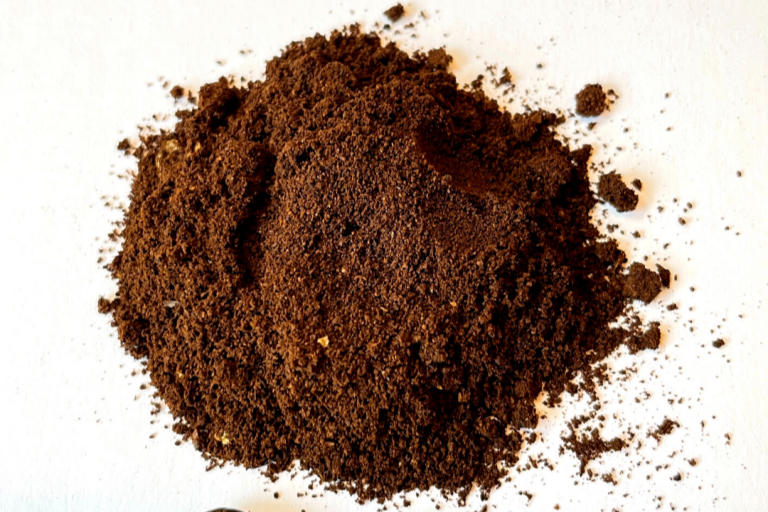
#> input picture CV2023_FinalProj/testData_1/1.png, 768 x 512 px, found by its file name; its folder holds only this picture in this run
$ python FinalProj-AnonyLaptop.py   (older library calls are emulated)
#> lines starting #> are read from the running program, lines starting #| are printed output that depends on the picture
import cv2
import os
import numpy as np
import matplotlib.pyplot as plt
import pandas as pd

# Constants
IMAGE_DIR = "./CV2023_FinalProj/testData_1/"


def load_images(directory):
    # Load images from the directory
    images = []
    for file in os.listdir(directory):
        if file.endswith((".jpg", ".jpeg", ".png")):
            img_path = os.path.join(directory, file)
            img = cv2.imread(img_path)
            images.append(img)
    return images


def unify_contrast_brightness(image):
    # Compute the minimum and maximum pixel values in the image
    min_val, max_val, _, _ = cv2.minMaxLoc(image)

    # Normalize the pixel values to span the full range of 0 to 255
    if max_val > min_val:
        normalized = ((image - min_val) / (max_val - min_val)) * 255
    else:
        normalized = image.copy()

    # Convert the pixel values to the range of 0 to 255
    normalized = np.uint8(normalized)

    # Apply a histogram equalization to improve contrast
    equalized = cv2.equalizeHist(normalized)   # type: ignore

    return equalized


def auto_correlation_matrix(image, window_size=3):

    # Compute the derivatives of the image using Sobel kernels
    Ix = cv2.Sobel(image, cv2.CV_32F, 1, 0, ksize=3)
    Iy = cv2.Sobel(image, cv2.CV_32F, 0, 1, ksize=3)

    # Compute the elements of the structure tensor
    auto_rr_matrix_xx = cv2.GaussianBlur(Ix**2, (window_size, window_size), 0)
    auto_rr_matrix_yy = cv2.GaussianBlur(Iy**2, (window_size, window_size), 0)
    auto_rr_matrix_xy = cv2.GaussianBlur(Ix*Iy, (window_size, window_size), 0)

    auto_rr_matrix = [auto_rr_matrix_xx, auto_rr_matrix_yy, auto_rr_matrix_xy]

    return auto_rr_matrix


def preprocess_image(image):
    # Convert the image to Lab color space
    lab_img = cv2.cvtColor(image, cv2.COLOR_BGR2Lab)

    # Split the Lab image into L, a, and b channels
    L_channel, _, _ = cv2.split(lab_img)

    # Apply Gaussian blur to reduce noise
    blurred_img = cv2.GaussianBlur(L_channel, (3, 3), 0)

    # Apply contrast and brightness enhancement
    enhanced_image = unify_contrast_brightness(blurred_img)

    # Compute the auto-correlation matrix
    auto_corr_matrix = auto_correlation_matrix(enhanced_image)

    return enhanced_image, auto_corr_matrix


def DetectAndCompute(image, max_points):

    sift = cv2.SIFT_create()
    keypoints = sift.detect(image)
    keypoints = sorted(keypoints, key=lambda x: x.response, reverse=True)
    keypoints = keypoints[:max_points]

    keypoints, descriptors = sift.compute(image, keypoints)
    descriptors = descriptors[:max_points]

    return keypoints, descriptors


def extract_features(image):
    max_points = 1000
    keypoints, descriptors = DetectAndCompute(image, max_points)

    # Calculate the average area of keypoints
    areas = [kp.size for kp in keypoints]
    mean_area = np.mean(areas)

    # Calculate the average color values of keypoints
    colors = [image[int(kp.pt[1]), int(kp.pt[0])] for kp in keypoints]
    mean_color = np.mean(colors, axis=0)

    features = {
        'mean_area': mean_area,
        'mean_color': mean_color,
        'descriptors_size': descriptors.shape[0]
    }

    return features


def analyze_features(features):
    # Analyze the features to determine particle size, distribution, and color value

    # Calculate particle size statistics
    mean_size = features["mean_area"]  # Use 'mean_area' instead of 'areas'
    std_dev_size = np.std(features["mean_area"])

    # Calculate color value statistics
    mean_color = features["mean_color"]

    # Create a dictionary to store the results
    results = {
        "mean_size": mean_size,
        "std_dev_size": std_dev_size,
        "mean_color": mean_color,
    }

    return results


def display_results(results):
    # Display the results in a user interface

    # Print results to the console (simple example)
    print(f"Mean Particle Size: {results['mean_size']:.2f}")
    print(
        f"Standard Deviation of Particle Size: {results['std_dev_size']:.2f}")
    print(f"Mean Color Value (B, G, R): {tuple(results['mean_color'])}")


def main():
    # Step 1: Image Acquisition
    images = load_images(IMAGE_DIR)
#> in load_images, img is the input picture: shape (512, 768, 3); mean B, G, R 134.2, 145.9, 166.3
#> images = 1 item

    # Step 2: Image Preprocessing
    preprocessed_images = [preprocess_image(img)[0] for img in images]
#> in preprocess_image, `lab_img = cv2.cvtColor(image, cv2.COLOR_BGR2Lab)`: lab_img: shape (512, 768, 3); mean of channels 0, 1, 2 152.8, 135.6, 138.3
#> in preprocess_image, `L_channel, _, _ = cv2.split(lab_img)`:
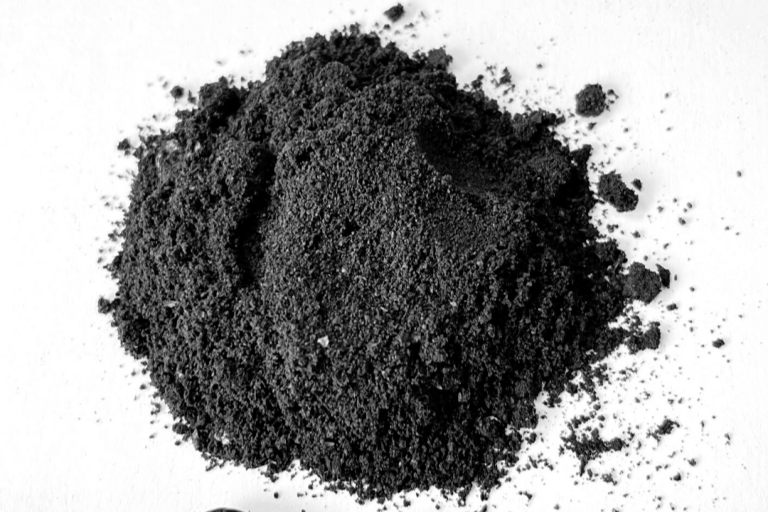
#> L_channel: shape (512, 768); min 0, max 255, mean 152.8
#> in unify_contrast_brightness, `min_val, max_val, _, _ = cv2.minMaxLoc(image)`: min_val = 0; max_val = 255
#> in unify_contrast_brightness, `equalized = cv2.equalizeHist(normalized)`:
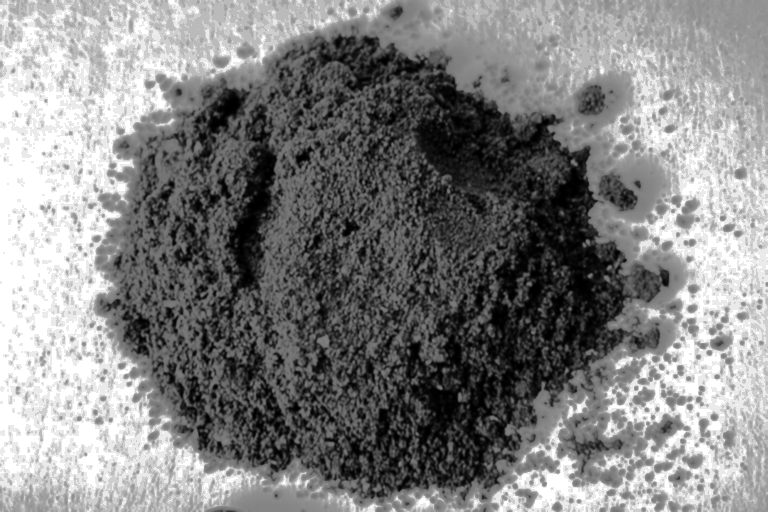
#> equalized: shape (512, 768); min 0, max 255, mean 130.8
#> in auto_correlation_matrix, `Ix = cv2.Sobel(image, cv2.CV_32F, 1, 0, ksize=3)`:
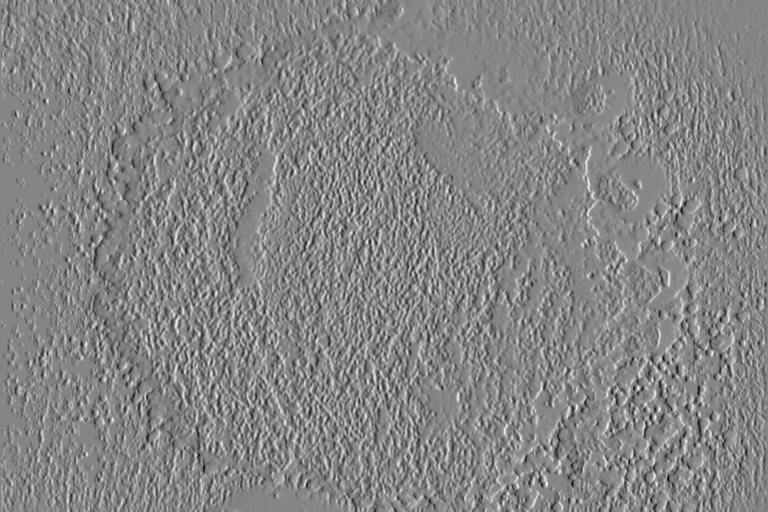
#> Ix: shape (512, 768) float32; min -491, max 446, mean -0.5; drawn with min black and max white
#> in auto_correlation_matrix, `Iy = cv2.Sobel(image, cv2.CV_32F, 0, 1, ksize=3)`:
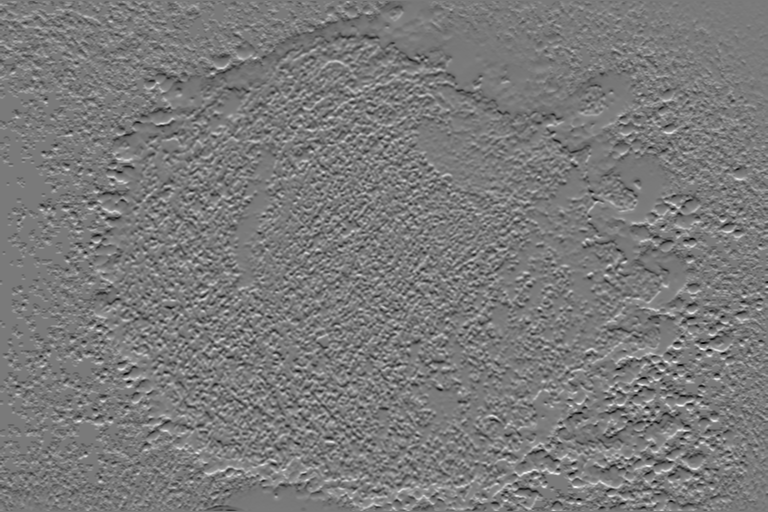
#> Iy: shape (512, 768) float32; min -436, max 470, mean -0.1; drawn with min black and max white
#> in auto_correlation_matrix, `auto_rr_matrix_xx = cv2.GaussianBlur(Ix**2, (window_size, window_size)..`:
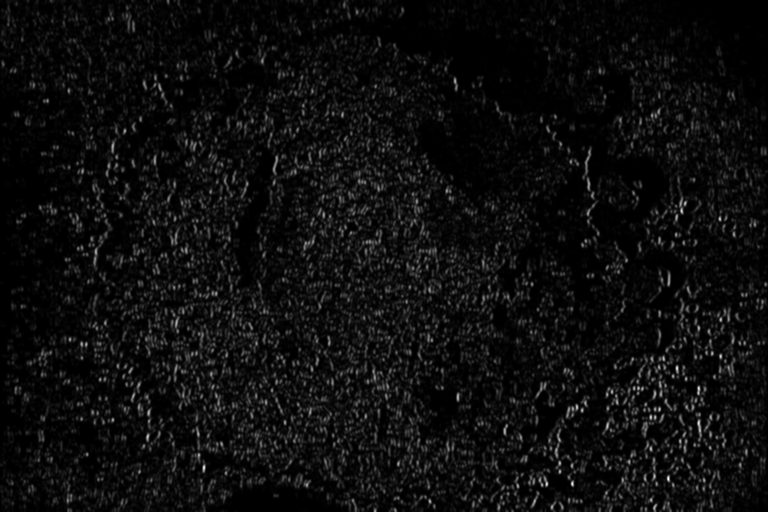
#> auto_rr_matrix_xx: shape (512, 768) float32; min 0, max 145842.3, mean 8045.5; drawn with min black and max white
#> in auto_correlation_matrix, `auto_rr_matrix_yy = cv2.GaussianBlur(Iy**2, (window_size, window_size)..`:
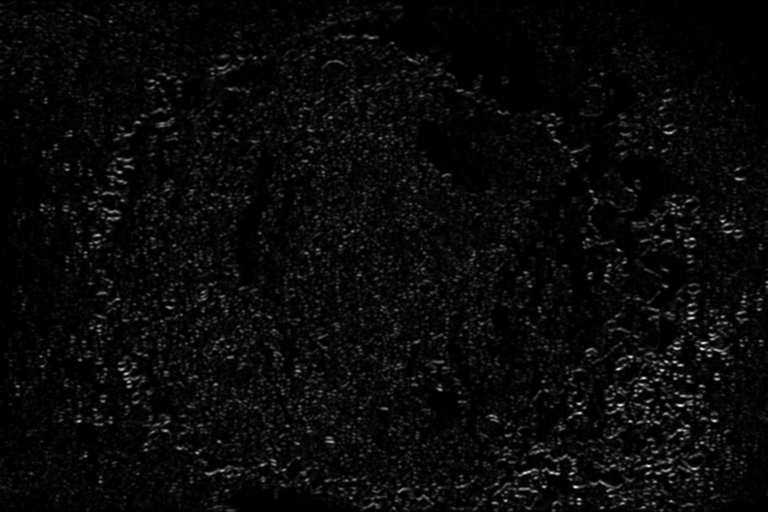
#> auto_rr_matrix_yy: shape (512, 768) float32; min 0, max 142621.3, mean 5612.2; drawn with min black and max white
#> in auto_correlation_matrix, `auto_rr_matrix_xy = cv2.GaussianBlur(Ix*Iy, (window_size, window_size)..`:
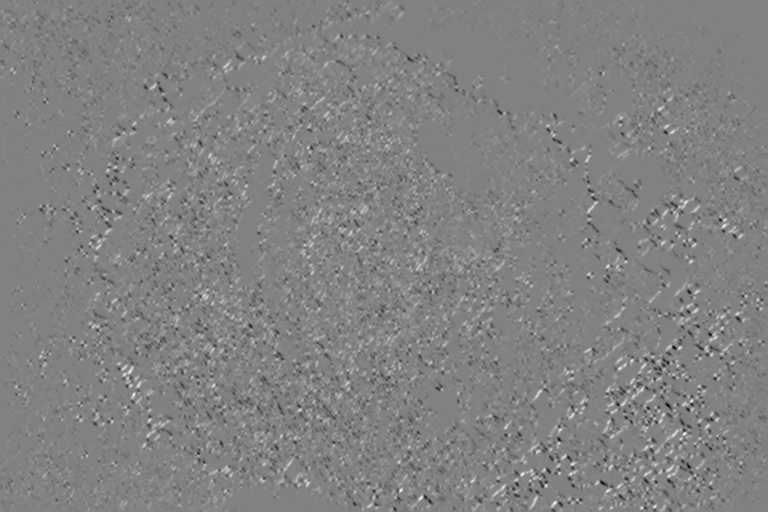
#> auto_rr_matrix_xy: shape (512, 768) float32; min -61182.8, max 59104.4, mean 246.6; drawn with min black and max white
#> in preprocess_image, `auto_corr_matrix = auto_correlation_matrix(enhanced_image)`: auto_corr_matrix = 3 items
#> preprocessed_images = 1 item

    # Step 3: Feature Extraction
    feature_list = [extract_features(img) for img in preprocessed_images]
#> feature_list = 1 item

    # Step 4: Data Analysis
    analysis_results = [analyze_features(features)
                        for features in feature_list]
#> analysis_results = 1 item

    # Step 5: Display the results
    for idx, results in enumerate(analysis_results):
        print(f"Results for Image {idx + 1}:")
        display_results(results)
        print()
#> this loop made 1 pass
#> results on pass 1: {'mean_size': 4.62, 'std_dev_size': 0, 'mean_color': 116.6}
#| Results for Image 1:
#| Mean Particle Size: 4.62
#| Standard Deviation of Particle Size: 0.00

    # Step 6: Testing and Validation
    # Compare the system's results to manual measurements
    pass


if __name__ == "__main__":
#> (the run stopped early here; a loop or call above may not have finished)

$ run again, on CV2023_FinalProj/testData_1/5.png
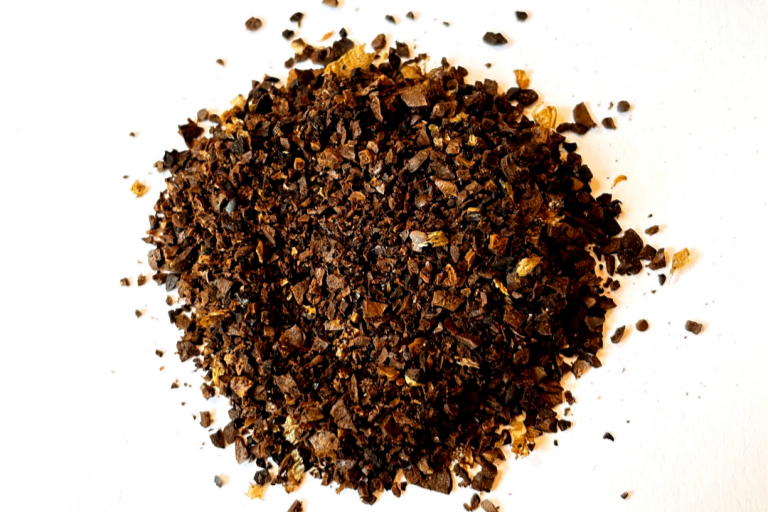
#> input picture CV2023_FinalProj/testData_1/5.png, 768 x 512 px, found by its file name
#> in load_images, img is the input picture: shape (512, 768, 3); mean B, G, R 152, 162.4, 177.1
#> images = 1 item
#> lab_img: shape (512, 768, 3); mean of channels 0, 1, 2 167.2, 133.2, 136.2
#> in preprocess_image, `L_channel, _, _ = cv2.split(lab_img)`:
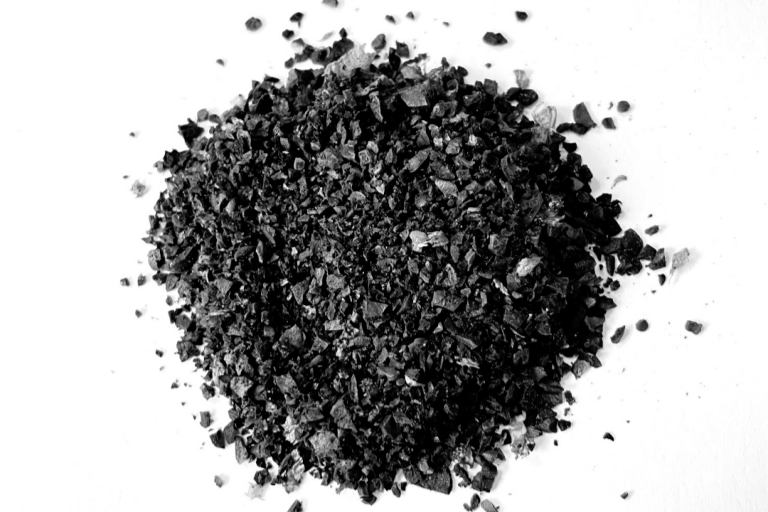
#> L_channel: shape (512, 768); min 0, max 255, mean 167.2
#> min_val = 0; max_val = 255
#> in auto_correlation_matrix, `auto_rr_matrix_xy = cv2.GaussianBlur(Ix*Iy, (window_size, window_size)..`:
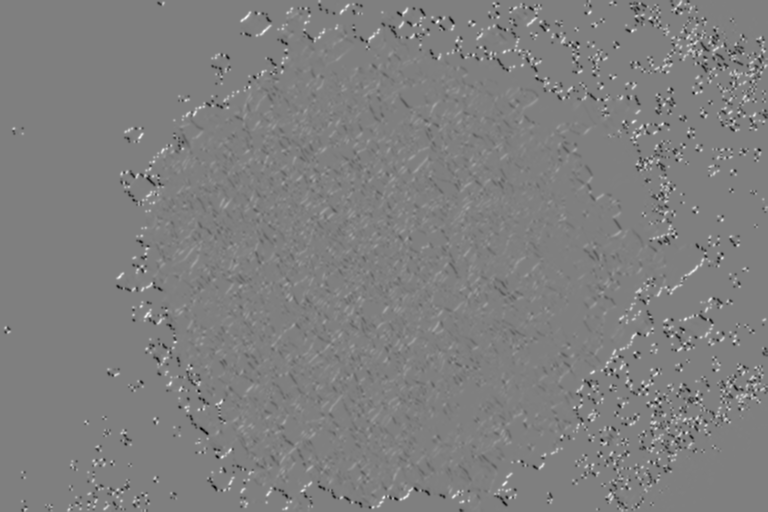
#> auto_rr_matrix_xy: shape (512, 768) float32; min -104233.8, max 103656.6, mean 89.8; drawn with min black and max white
#> auto_corr_matrix = 3 items
#> preprocessed_images = 1 item
#> the loop in main, `for idx, results in enumerate(analysis_results):` made 1 pass
#> results on pass 1: {'mean_size': 4.95, 'std_dev_size': 0, 'mean_color': 167.6}
#> (printed output is left out)

$ run again, on CV2023_FinalProj/testData_1/6.png
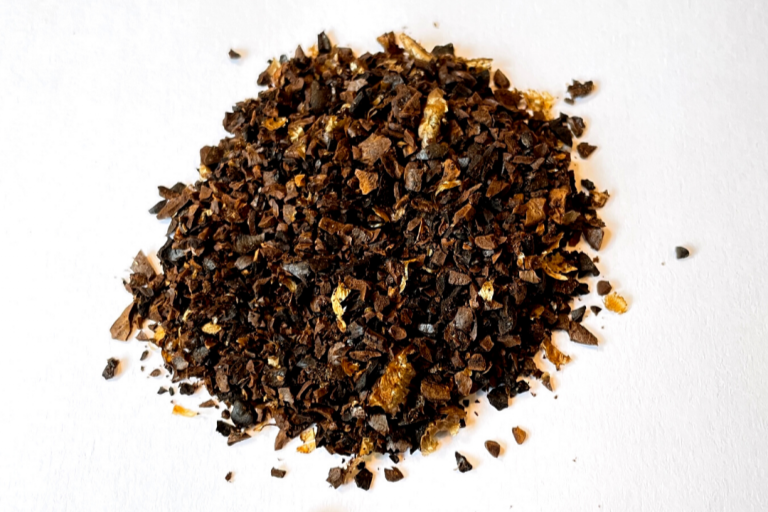
#> input picture CV2023_FinalProj/testData_1/6.png, 768 x 512 px, found by its file name
#> in load_images, img is the input picture: shape (512, 768, 3); mean B, G, R 162.5, 170, 181.1
#> images = 1 item
#> lab_img: shape (512, 768, 3); mean of channels 0, 1, 2 174.1, 131.9, 134.1
#> in preprocess_image, `L_channel, _, _ = cv2.split(lab_img)`:
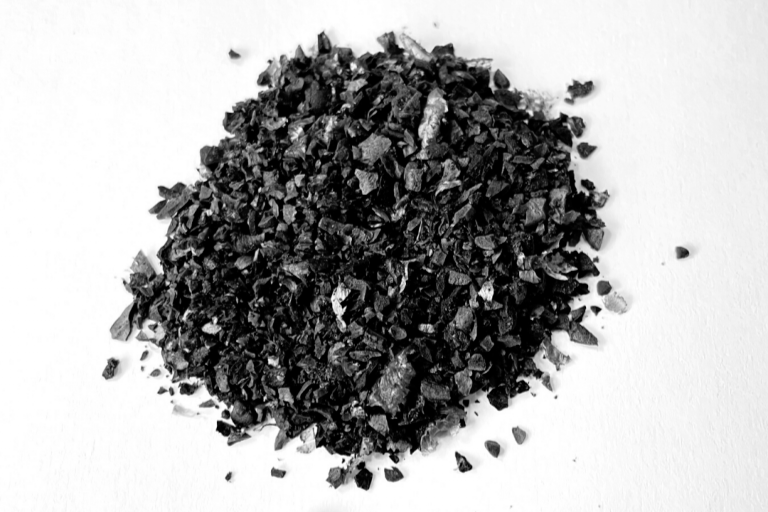
#> L_channel: shape (512, 768); min 0, max 255, mean 174.1
#> min_val = 0; max_val = 255
#> in auto_correlation_matrix, `auto_rr_matrix_xy = cv2.GaussianBlur(Ix*Iy, (window_size, window_size)..`:
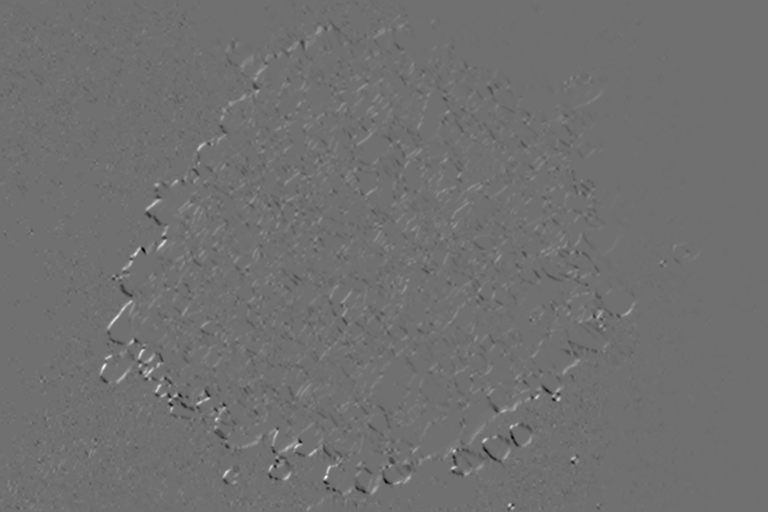
#> auto_rr_matrix_xy: shape (512, 768) float32; min -80201.4, max 101808.4, mean 163.3; drawn with min black and max white
#> auto_corr_matrix = 3 items
#> preprocessed_images = 1 item
#> the loop in main, `for idx, results in enumerate(analysis_results):` made 1 pass
#> results on pass 1: {'mean_size': 5.47, 'std_dev_size': 0, 'mean_color': 94.23}
#> (printed output is left out)

$ run again, on CV2023_FinalProj/testData_1/7.png
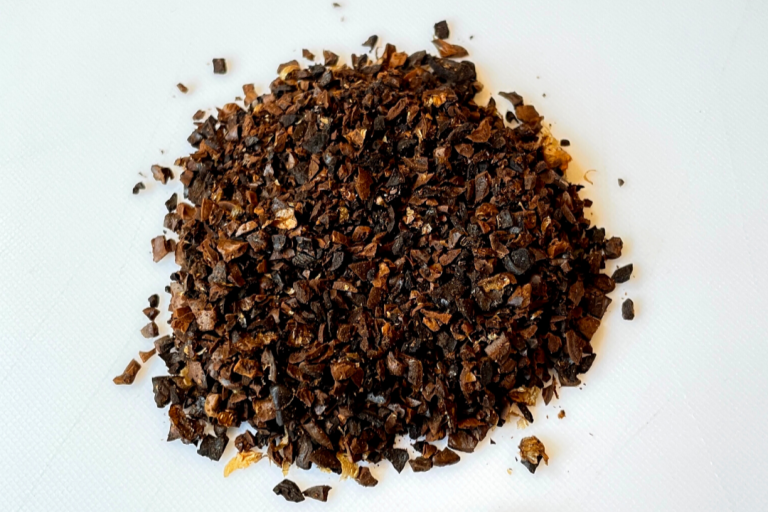
#> input picture CV2023_FinalProj/testData_1/7.png, 768 x 512 px, found by its file name
#> in load_images, img is the input picture: shape (512, 768, 3); mean B, G, R 152.5, 159.3, 166.3
#> images = 1 item
#> lab_img: shape (512, 768, 3); mean of channels 0, 1, 2 163.4, 130.7, 133.2
#> min_val = 0; max_val = 254
#> in auto_correlation_matrix, `auto_rr_matrix_xy = cv2.GaussianBlur(Ix*Iy, (window_size, window_size)..`:
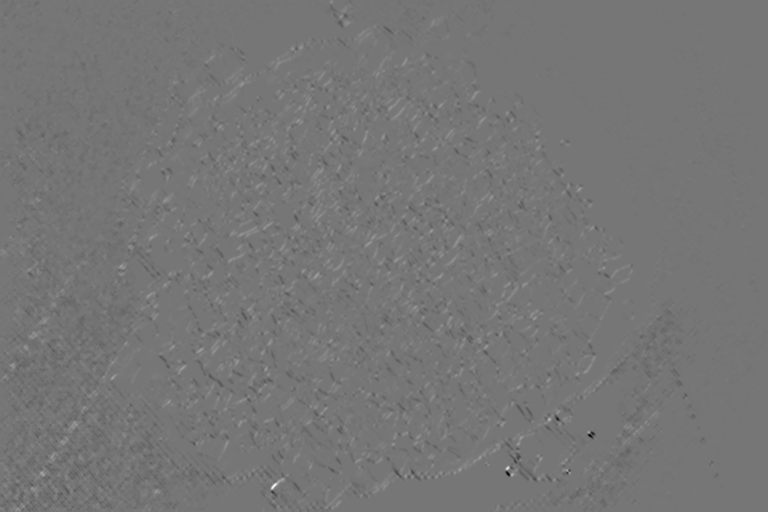
#> auto_rr_matrix_xy: shape (512, 768) float32; min -101249.9, max 116251.9, mean -304; drawn with min black and max white
#> auto_corr_matrix = 3 items
#> preprocessed_images = 1 item
#> the loop in main, `for idx, results in enumerate(analysis_results):` made 1 pass
#> results on pass 1: {'mean_size': 4.11, 'std_dev_size': 0, 'mean_color': 140.1}
#> (printed output is left out)
